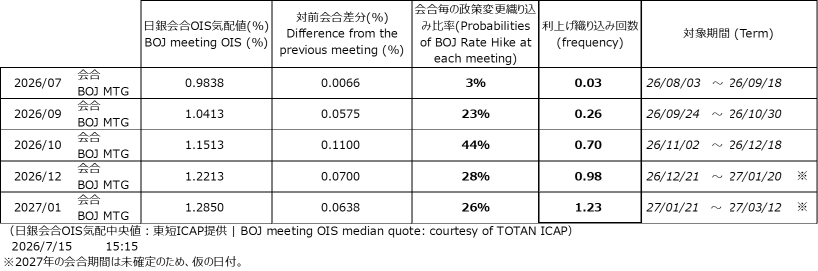
#> input picture _totan_table.png, 1636 x 542 px (shown at 1/2 size)
$ python -i totan_screen.py   (imports and definitions only)
#> lines starting #> are read from the running program, lines starting #| are printed output that depends on the picture
# -*- coding: utf-8 -*-
"""
東短リサーチ「マーケットから読み解く日銀利上げ確率」自動記録 → HTML出力 → GitHub Pages公開

https://www.tokyotanshi.co.jp/archives/15647
に毎日掲載される表画像（日銀会合OIS気配値・織り込み比率）をOCRで読み取り、
会合ごとの「政策変更織り込み比率(%)」を日次で蓄積する。

- 表は画像でしか提供されないため tesseract OCR で読み取る
- OIS気配値・対前会合差分・織り込み比率・累積回数の整合性を検算し、
  読み取りミスがあれば記録せずエラーログを残す（誤データ混入防止）
- 履歴は totan_history.json に蓄積、totan.html を生成して git push
- 必要環境: pip install requests pillow numpy
            + Tesseract OCR本体 (https://github.com/UB-Mannheim/tesseract/wiki)
"""

import os
import re
import sys
import json
import time
import subprocess
import datetime

import requests
from PIL import Image
import numpy as np

SCRIPT_DIR = os.path.dirname(os.path.abspath(__file__))

PAGE_URL = "https://www.tokyotanshi.co.jp/archives/15647"

HISTORY_JSON = os.path.join(SCRIPT_DIR, "totan_history.json")
REPORT_HTML = "totan.html"

# Windowsでのtesseract.exeの標準インストール先（PATHにあればそのまま"tesseract"でOK）
TESSERACT_CANDIDATES = [
    "tesseract",
    r"C:\Program Files\Tesseract-OCR\tesseract.exe",
    r"C:\Program Files (x86)\Tesseract-OCR\tesseract.exe",
]

HEADERS = {
    "User-Agent": "Mozilla/5.0 (Windows NT 10.0; Win64; x64) "
                  "AppleWebKit/537.36 (KHTML, like Gecko) Chrome/126.0 Safari/537.36"
}

RATE_STEP = 0.25  # 利上げ幅の仮定（東短の分析前提）
PCT_TOLERANCE = 2.5   # 比率検算の許容誤差(%ポイント)
CUM_TOLERANCE = 0.06  # 累積回数検算の許容誤差


def log(msg):
    print(f"[{datetime.datetime.now():%Y-%m-%d %H:%M:%S}] {msg}", flush=True)


# [10 lines left out: function find_tesseract, not called in this run]


TESSERACT = None  # main()で設定


# -----------------------------------------
# ページから表画像を取得
# -----------------------------------------
# [36 lines left out: functions fetch_with_retry, fetch_table_image, not called in this run]


# -----------------------------------------
# OCR
# -----------------------------------------
def load_grayscale(path):
#> called with path = '_totan_table.png'
    img = Image.open(path).convert("RGBA")
#> img is the input picture: PIL image 1636x542 RGBA; mean R, G, B, A 0, 0, 0, 18.7
    bg = Image.new("RGBA", img.size, (255, 255, 255, 255))
#> bg: PIL image 1636x542 RGBA; every value is 255
    return Image.alpha_composite(bg, img).convert("L")


def detect_grid(img):
    """罫線（縦線・横線）の位置を検出"""
    a = np.array(img)
    h, w = a.shape
#> h = 542; w = 1636
    dark = a < 100
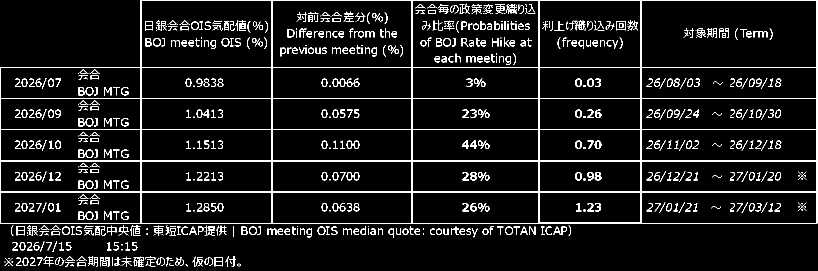
#> dark: shape (542, 1636) bool (shown at 1/2 size); 7% white in thin lines or dots

    def group(xs, gap=3):
#> called with gap = 3
        out = []
        for x in xs:
            if out and x - out[-1][-1] <= gap:
                out[-1].append(x)
            else:
                out.append([x])
#> this loop made 16 passes
#> x on passes 3 to 14: 281, 282, 543, 544, 823, 824, 1076, 1077, 1078, 1281, 1282, 1283
#> after the loop, out = [[0, 1], [281, 282], [543, 544], [823, 824], [1076, 1077, 1078], [1281, 1282, 1283], [1633, 1634]]
        return [int(np.mean(g)) for g in out]

    vlines = group([x for x in range(w) if dark[:, x].sum() / h > 0.5])
#> vlines = [0, 281, 543, 823, 1077, 1282, 1633]
    hlines = group([y for y in range(h) if dark[y, :].sum() / w > 0.5])
#> the loop in group (call 2), `for x in xs:` made 12 passes
#> x on passes 3 to 12: 134, 135, 196, 197, 259, 321, 322, 383, 384, 446
#> hlines = [0, 134, 196, 259, 321, 383, 446]

    if len(vlines) < 5 or len(hlines) < 3:
        raise ValueError(f"表の罫線が検出できません (縦{len(vlines)}本, 横{len(hlines)}本)")
    return vlines, hlines


def ocr_region(img, box, whitelist=None, psm="7"):
    cell = img.crop(box)
    cell = cell.resize((cell.width * 4, cell.height * 4), Image.LANCZOS)
    cell = cell.point(lambda p: 0 if p < 150 else 255)
    tmp = os.path.join(SCRIPT_DIR, "_totan_cell.png")
    cell.save(tmp)
    cmd = [TESSERACT, tmp, "-", "--psm", psm]
    if whitelist:
        cmd += ["-c", f"tessedit_char_whitelist={whitelist}"]
    r = subprocess.run(cmd, capture_output=True, text=True)
    return r.stdout.strip()


def parse_table(img_path):
    """表画像から (as_of日付, [(会合, OIS, 差分, 比率%, 累積回数), ...]) を抽出"""
    img = load_grayscale(img_path)
    vlines, hlines = detect_grid(img)
#> vlines = [0, 281, 543, 823, 1077, 1282, 1633]; hlines = [0, 134, 196, 259, 321, 383, 446]

    rows = []
    for i in range(len(hlines) - 1):
        y0, y1 = hlines[i], hlines[i + 1]
        if y1 - y0 < 20:
            continue
        first = ocr_region(img, (vlines[0] + 3, y0 + 3, vlines[1] - 3, y1 - 3),
                           whitelist="0123456789/")
        m = re.search(r'(\d{4}/\d{2})', first)
        if not m:
            continue  # ヘッダ行など
        meeting = m.group(1)

        def cell(j, wl):
            return ocr_region(img, (vlines[j] + 3, y0 + 3, vlines[j + 1] - 3, y1 - 3), whitelist=wl)

        try:
            ois = float(cell(1, "0123456789.-"))
            diff = float(cell(2, "0123456789.-"))
            pct_txt = cell(3, "0123456789.%-")
            pct = float(pct_txt.replace("%", ""))
            freq = float(cell(4, "0123456789.-"))
        except ValueError as e:
            raise ValueError(f"{meeting} 行の数値が読み取れません: {e}")

        # 比率セルはpsm=7だと「7」を「1」に誤読することがある（フォント起因のtesseract既知の弱点）。
        # 差分から逆算した期待値と大きくズレる場合は、psm=8（単語モード）で再読みして
        # そちらが期待値に近ければ採用する（誤読の自動リトライ、検算ロジック自体は維持）
        expected_pct = diff / RATE_STEP * 100
        if abs(expected_pct - pct) > PCT_TOLERANCE:
            pct_txt_alt = ocr_region(img, (vlines[3] + 3, y0 + 3, vlines[4] - 3, y1 - 3),
                                     whitelist="0123456789.%-", psm="8")
            try:
                pct_alt = float(pct_txt_alt.replace("%", ""))
            except ValueError:
                pct_alt = None
            if pct_alt is not None and abs(expected_pct - pct_alt) <= PCT_TOLERANCE:
                log(f"  {meeting}: 比率セルをpsm=8で再読み取り ({pct}% -> {pct_alt}%、"
                    f"差分{diff}からの期待値{expected_pct:.1f}%に近い方を採用)")
                pct = pct_alt

        rows.append((meeting, ois, diff, pct, freq))
#> this loop made 1 pass
#> (y0, y1) on pass 1: (0, 134)
#> after the loop, rows = []

    if not rows:
        raise ValueError("表のデータ行が1行も読み取れませんでした")

    # 表の下の「2026/7/15 15:15」からas of日付を取得
    as_of = None
    footer = ocr_region(img, (0, hlines[-1], img.width // 2, img.height), psm="6")
    m = re.search(r'(\d{4})/(\d{1,2})/(\d{1,2})', footer)
    if m:
        try:
            as_of = datetime.date(int(m.group(1)), int(m.group(2)), int(m.group(3)))
        except ValueError:
            pass
    if as_of is None:
        as_of = datetime.date.today()
        log("注意: 画像内の日付が読めなかったため本日日付で記録します")

    return as_of, rows


# [33 lines left out: functions validate, load_history, not called in this run]


def save_history(hist):
    with open(HISTORY_JSON, "w", encoding="utf-8") as f:
        json.dump(hist, f, ensure_ascii=False, indent=1)


# -----------------------------------------
# HTML出力
# -----------------------------------------
HTML_TEMPLATE = """<!DOCTYPE html>
<html lang="ja">
<head>
<meta charset="UTF-8">
<meta name="viewport" content="width=device-width, initial-scale=1.0">
<title>日銀利上げ織り込み比率 - {latest_date}</title>
<style>
  * {{ box-sizing: border-box; margin: 0; padding: 0; }}
  body {{
    font-family: -apple-system, BlinkMacSystemFont, 'Segoe UI', sans-serif;
    background: #0f172a; color: #e2e8f0; padding: 24px;
  }}
  h1 {{ font-size: 1.5rem; margin-bottom: 4px; color: #f8fafc; }}
  .subtitle {{ color: #94a3b8; font-size: 0.9rem; margin-bottom: 20px; }}
  .nav {{ display: flex; gap: 12px; margin-bottom: 20px; font-size: 0.85rem; flex-wrap: wrap; }}
  .nav a {{
    color: #60a5fa; text-decoration: none; background: #1e293b;
    padding: 5px 14px; border-radius: 6px; border: 1px solid #334155;
  }}
  .nav a:hover {{ background: #334155; }}
  .nav a.active {{ background: #1e40af; border-color: #3b82f6; color: #bfdbfe; }}
  .table-wrap {{
    overflow: auto;
    max-height: calc(100vh - 180px);
    max-width: 900px;
  }}
  table {{ border-collapse: collapse; font-size: 0.88rem; }}
  thead th {{
    background: #1e293b; color: #94a3b8; padding: 10px 14px;
    text-align: right; font-weight: 600;
    position: sticky; top: 0; white-space: nowrap; z-index: 2;
  }}
  thead th:first-child {{
    text-align: left; position: sticky; left: 0; z-index: 3;
  }}
  td {{
    padding: 8px 14px; border-bottom: 1px solid #1e293b;
    text-align: right; white-space: nowrap; font-variant-numeric: tabular-nums;
  }}
  td:first-child {{
    text-align: left; color: #94a3b8; position: sticky; left: 0;
    background: #0f172a; z-index: 1;
  }}
  tr:hover td {{ background: #16213a; }}
  tr:hover td:first-child {{ background: #16213a; }}
  .latest-row td {{ background: rgba(30,64,175,0.18); font-weight: bold; }}
  .hi {{ color: #f87171; }}
  .mid {{ color: #fbbf24; }}
  .lo {{ color: #94a3b8; }}
  .updated {{ text-align: left; font-size: 0.78rem; color: #475569; margin-top: 12px; }}
  .note {{ font-size: 0.78rem; color: #64748b; margin-top: 16px; line-height: 1.8; }}
</style>
<script data-goatcounter="https://kabuchiwa.goatcounter.com/count" async src="//gc.zgo.at/count.js"></script>
</head>
<body>
  <div style="font-size:0.75rem; color:#94a3b8; margin-bottom:8px; font-weight:600;"><svg width="16" height="18" viewBox="0 0 32 36" style="vertical-align:-4px; margin-right:3px"><polygon points="3,1 13,9 2,15" fill="#262626"/><polygon points="29,1 19,9 30,15" fill="#262626"/><polygon points="5,4 11,9 4.5,12.5" fill="#c98f52"/><polygon points="27,4 21,9 27.5,12.5" fill="#c98f52"/><ellipse cx="6.5" cy="21" rx="3.2" ry="5" fill="#e8d5b7"/><ellipse cx="25.5" cy="21" rx="3.2" ry="5" fill="#e8d5b7"/><circle cx="16" cy="17" r="11" fill="#262626"/><circle cx="10.5" cy="12.5" r="1.7" fill="#c98f52"/><circle cx="21.5" cy="12.5" r="1.7" fill="#c98f52"/><circle cx="11" cy="16" r="1.6" fill="#0a0a0a"/><circle cx="21" cy="16" r="1.6" fill="#0a0a0a"/><circle cx="11.5" cy="15.4" r="0.55" fill="#e2e8f0"/><circle cx="21.5" cy="15.4" r="0.55" fill="#e2e8f0"/><ellipse cx="16" cy="23" rx="6" ry="4.5" fill="#c98f52"/><ellipse cx="16" cy="21" rx="2.1" ry="1.5" fill="#1a1a1a"/><path d="M12.8,25.5 Q12.3,33 16,35 Q19.7,33 19.2,25.5 Z" fill="#f06292"/><path d="M16,27 L16,33" stroke="#d81b60" stroke-width="0.9" fill="none"/></svg>かぶチワワの分析デッキ（<a href="https://x.com/kabuchiwa" style="color:#60a5fa; text-decoration:none;">@kabuchiwa</a>）</div>
  <nav class="nav">
    <a href="map.html" style="border-color:#94a3b8">デッキの見方</a>
    <a href="calendar.html" style="border-color:#94a3b8">イベント予定</a>
    <a href="yorimae.html" style="border-color:#94a3b8">寄り前</a>
    <a href="cpi.html" style="border-color:#7c3aed">米インフレと雇用</a>
    <a href="fedwatch.html" style="border-color:#7c3aed">FRB利上げ確率</a>
    <a href="totan.html" class="active" style="border-color:#7c3aed">日銀利上げ確率</a>
    <a href="kinri.html" style="border-color:#7c3aed">金利と為替</a>
    <a href="kanryu.html" style="border-color:#7c3aed">還流ウォッチ</a>
    <a href="spriron.html" style="border-color:#7c3aed">SP500理論株価</a>
    <a href="riron.html" style="border-color:#7c3aed">日経理論株価</a>
    <a href="gaikoku.html" style="border-color:#2563eb">海外投資家</a>
    <a href="saitei.html" style="border-color:#2563eb">裁定取引</a>
    <a href="shutai.html" style="border-color:#2563eb">投資主体別</a>
    <a href="shinyou.html" style="border-color:#d97706">信用評価率</a>
    <a href="touraku.html" style="border-color:#d97706">騰落レシオ</a>
    <a href="karauri.html" style="border-color:#d97706">空売り比率</a>
    <a href="vix.html" style="border-color:#d97706">VIX温度計</a>
    <a href="sns.html" style="border-color:#d97706">SNS恐怖温度計</a>
    <a href="flow.html" style="border-color:#059669">資金フロー</a>
    <a href="daikin.html" style="border-color:#059669">売買代金</a>
    <a href="minervini_report_v2.html" style="border-color:#db2777">米国株 (Minervini)</a>
    <a href="jpminervini.html" style="border-color:#db2777">日本株 (Minervini)</a>
    <a href="haitou.html" style="border-color:#db2777">日本株 (配当)</a>
    <a href="tenkan.html" style="border-color:#db2777">並び転換</a>
    <a href="jukyu.html" style="border-color:#db2777">需給×並び</a>
    <a href="insider.html" style="border-color:#db2777">インサイダー売買</a>
    <a href="margin.html" style="border-color:#db2777">銘柄チェッカー</a>
    <a href="buffett.html" style="border-color:#db2777">バフェット</a>
    <a href="cramer.html" style="border-color:#db2777">クレイマー</a>
    <a href="kijitsu.html" style="border-color:#db2777">信用期日</a>
    <a href="kijitsu_us.html" style="border-color:#db2777">下落日数(US)</a>
    <a href="fx_corr.html" style="border-color:#db2777">円安/円高相関</a>
    <a href="kazami.html" style="border-color:#db2777">風見表</a>
    <a href="roei.html" style="border-color:#db2777">情報漏洩銘柄検証</a>
    <a href="semi.html" style="border-color:#db2777">半導体ゾンビ</a>
    <a href="kasetsu.html" style="border-color:#94a3b8">仮説検証</a>
  </nav>
  <h1>日銀会合ごとの利上げ織り込み比率</h1>
  <p class="subtitle">最終更新: {updated} | 出所: 東短リサーチ/東短ICAP（日銀会合OIS気配より） | 単位: %</p>
  <div class="table-wrap">
  <table>
    <thead>
      <tr>
        <th>日付</th>
{header_cells}
      </tr>
    </thead>
    <tbody>
{rows}
    </tbody>
  </table>
  </div>
  <p class="note">
    ・各日銀金融政策決定会合で0.25%の利上げが行われる確率の市場織り込み（日銀会合OIS気配から東短リサーチが試算）。<br>
    ・出所ページの表画像を毎日自動読み取りして蓄積。<br>
    ・<a href="{src_url}" style="color:#60a5fa">東短リサーチ 元ページ</a>
  </p>
  <p class="updated">最終更新: {updated}</p>
</body>
</html>
"""


def meeting_sort_key(mtg):
    y, m = mtg.split("/")
    return int(y) * 100 + int(m)


# [111 lines left out: functions fmt_pct, generate_html, push_to_github, main, not called in this run]


# [2 lines not run here, left out]

#> (the run stopped early here; a loop or call above may not have finished)
